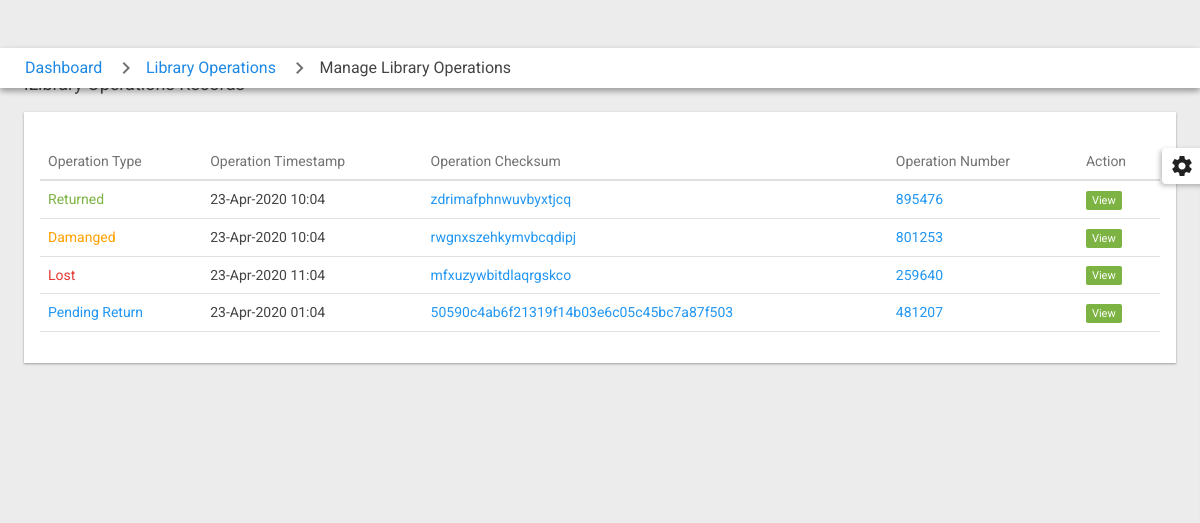
Page /staff/pages_staff_manage_library_operations.php (signed in) on the earlier database version.
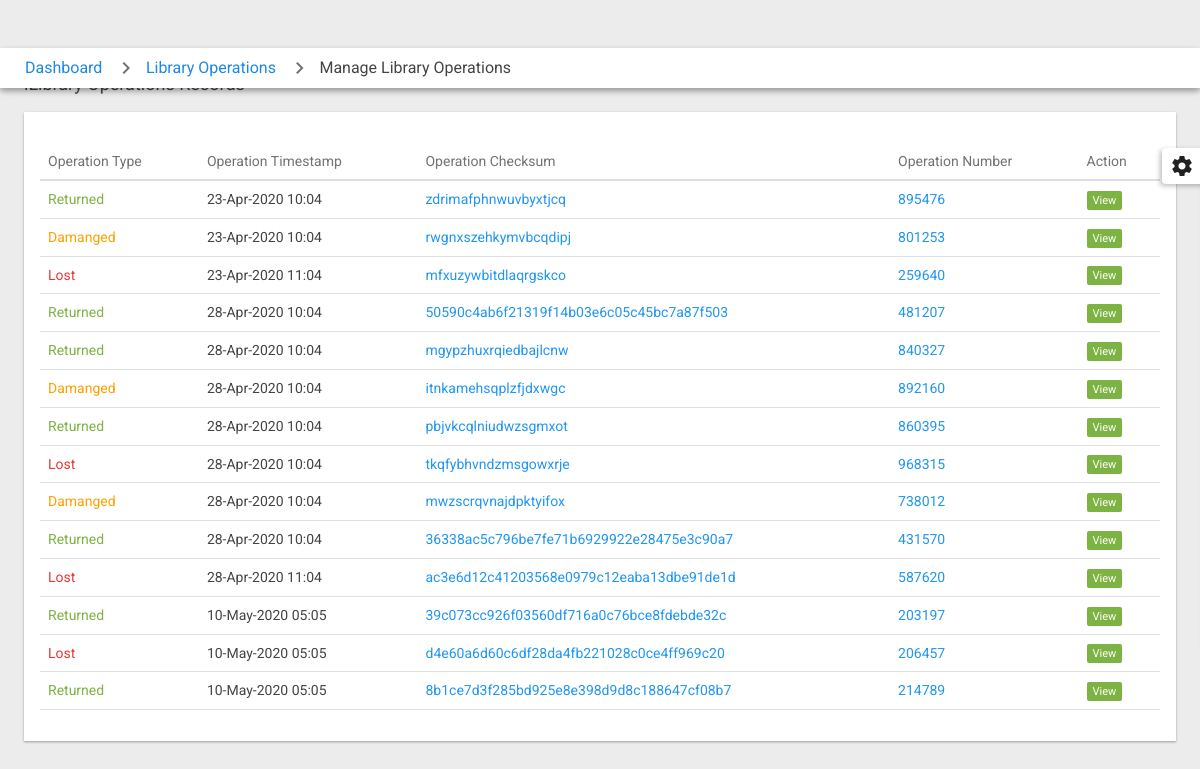
Same page on the later database version.
### tables this page shows
CREATE TABLE `iL_LibraryOperations` (
  `lo_id` int(20) NOT NULL,
  `lo_type` varchar(200) NOT NULL,
  `lo_number` varchar(200) NOT NULL,
  `s_id` varchar(200) NOT NULL,
  `s_name` varchar(200) NOT NULL,
  `s_number` varchar(200) NOT NULL,
  `l_id` varchar(200) NOT NULL,
  `l_name` varchar(200) NOT NULL,
  `l_number` varchar(200) NOT NULL,
  `bc_id` varchar(200) NOT NULL,
  `bc_name` varchar(200) NOT NULL,
  `b_id` varchar(200) NOT NULL,
  `b_title` varchar(200) NOT NULL,
  `b_isbn_no` varchar(200) NOT NULL,
  `created_at` timestamp(6) NOT NULL DEFAULT CURRENT_TIMESTAMP(6) ON UPDATE CURRENT_TIMESTAMP(6),
  `lo_checksum` varchar(200) NOT NULL,
  `lo_status` varchar(200) NOT NULL,
  `lo_return_date` varchar(200) NOT NULL
);

### staff/pages_staff_manage_library_operations.php (the view, shortened to what this page needs)
<?php
    include('assets/config/config.php');
?>
<!doctype html>
 <html lang="en">
<?php
    include("assets/inc/head.php");
?>
<body class="disable_transitions sidebar_main_open sidebar_main_swipe">
    <div id="page_content">
        <div id="top_bar">
            <ul id="breadcrumbs">
                <li><a href="pages_staff_dashboard.php">Dashboard</a></li>
                <li><a href="#">Library Operations</a></li>
                <li><span>Manage Library Operations</span></li>
            </ul>
        </div>
        <div id="page_content_inner">
            <h4 class="heading_a uk-margin-bottom">iLibrary Operations Records</h4>
            <div class="md-card uk-margin-medium-bottom">
                <div class="md-card-content">
                    <table id="dt_tableExport" class="uk-table" cellspacing="0" width="100%">
                        <thead>
                            <th>Operation Type</th>
                            <th>Operation Timestamp</th>
                            <th>Operation Checksum</th>
                            <th>Operation Number</th>
                            <th>Action</th>
                        </thead>
                        <tbody>
                            <?php
                                $ret="SELECT * FROM  iL_LibraryOperations  ";
                                $stmt= $mysqli->prepare($ret) ;
                                $stmt->execute() ;
                                $res=$stmt->get_result();
                                while($row=$res->fetch_object())
                                {
                                    $tsamp = $row->created_at;
                                    if($row->lo_status == 'Returned')
                                    {
                                        $opsType = "<td class='uk-text-success'>$row->lo_status</td>";
                                    }
                                    elseif($row->lo_status == 'Damanged')
                                    {
                                        $opsType = "<td class='uk-text-warning'>$row->lo_status</td>";
                                    }
                                    elseif($row->lo_status == 'Lost')
                                    {
                                        $opsType = "<td class='uk-text-danger'>$row->lo_status</td>";
                                    }
                                    else
                                    {
                                        $opsType = "<td class='uk-text-primary'>Pending Return</td>";
                                    }
                            ?>
                                <tr>
                                    <?php echo $opsType;?>
                                    <td><?php echo date("d-M-Y h:m", strtotime($tsamp));?></td>
                                    <td class="uk-text-primary"><?php echo $row->lo_checksum;?></td>
                                    <td class="uk-text-primary"><?php echo $row->lo_number;?></td>
                                    <td>
                                        <a href='pages_staff_view_library_operations.php?operationChecksum=<?php echo $row->lo_checksum;?>'>
                                                <span class='uk-badge uk-badge-success'>View</span>
                                        </a>
                                    </td>
                                </tr>
                            <?php }?>
                        </tbody>
                    </table>
                </div>
            </div>
        </div>
    </div>
    <div id="style_switcher">
        <div id="style_switcher_toggle"><i class="material-icons">&#xE8B8;</i></div>
    </div>
</body>
</html>

Differences in the rows shown:
removed il_libraryoperations: lo_status "Pending Return", created_at "23-Apr-2020 01:04", lo_checksum "50590c4ab6f21319f14b03e6c05c45bc7a87f503", lo_number "481207"
added il_libraryoperations: lo_status "Returned", created_at "28-Apr-2020 10:04", lo_checksum "50590c4ab6f21319f14b03e6c05c45bc7a87f503", lo_number "481207"
added il_libraryoperations: lo_status "Returned", created_at "28-Apr-2020 10:04", lo_checksum "mgypzhuxrqiedbajlcnw", lo_number "840327"
added il_libraryoperations: lo_status "Damanged", created_at "28-Apr-2020 10:04", lo_checksum "itnkamehsqplzfjdxwgc", lo_number "892160"
added il_libraryoperations: lo_status "Returned", created_at "28-Apr-2020 10:04", lo_checksum "pbjvkcqlniudwzsgmxot", lo_number "860395"
added il_libraryoperations: lo_status "Lost", created_at "28-Apr-2020 10:04", lo_checksum "tkqfybhvndzmsgowxrje", lo_number "968315"
added il_libraryoperations: lo_status "Damanged", created_at "28-Apr-2020 10:04", lo_checksum "mwzscrqvnajdpktyifox", lo_number "738012"
added il_libraryoperations: lo_status "Returned", created_at "28-Apr-2020 10:04", lo_checksum "36338ac5c796be7fe71b6929922e28475e3c90a7", lo_number "431570"
added il_libraryoperations: lo_status "Lost", created_at "28-Apr-2020 11:04", lo_checksum "ac3e6d12c41203568e0979c12eaba13dbe91de1d", lo_number "587620"
added il_libraryoperations: lo_status "Returned", created_at "10-May-2020 05:05", lo_checksum "39c073cc926f03560df716a0c76bce8fdebde32c", lo_number "203197"
added il_libraryoperations: lo_status "Lost", created_at "10-May-2020 05:05", lo_checksum "d4e60a6d60c6df28da4fb221028c0ce4ff969c20", lo_number "206457"
added il_libraryoperations: lo_status "Returned", created_at "10-May-2020 05:05", lo_checksum "8b1ce7d3f285bd925e8e398d9d8c188647cf08b7", lo_number "214789"
